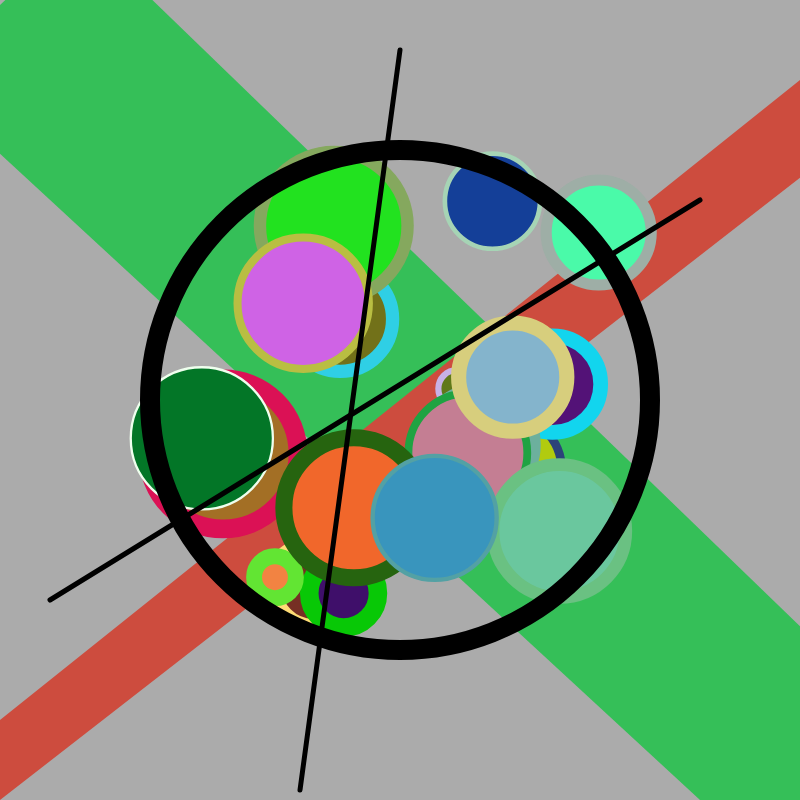
Frame 1 (no input)
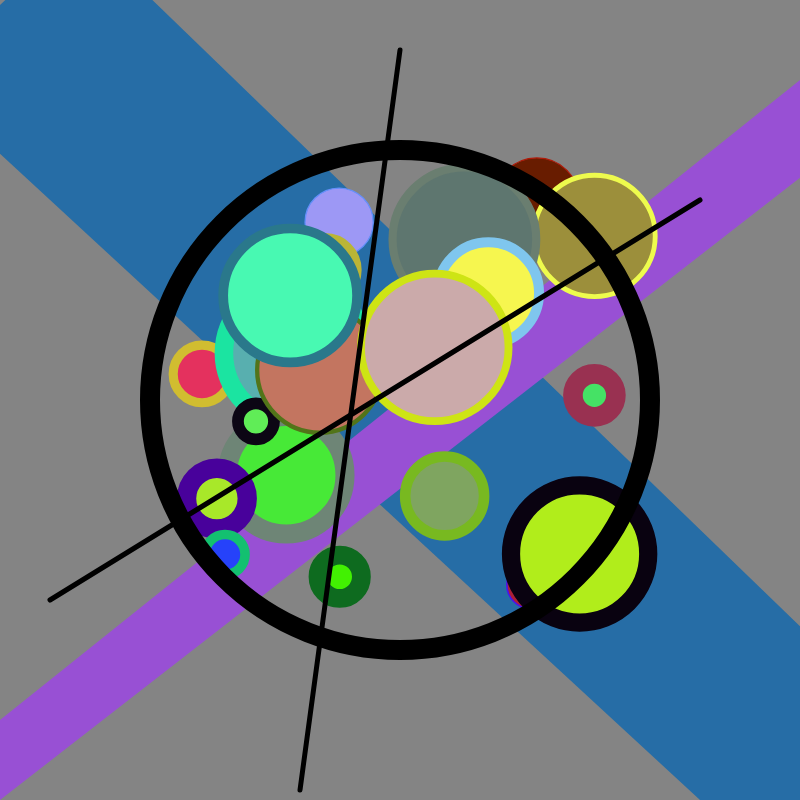
Frame 2 (the mouse pressed at the canvas centre, redrawn once)

The p5.js sketch that drew these frames (run headless with seeded random() and noise() and a simulated clock; the mouse was pressed at the canvas centre and the sketch redrawn once):

// p5.js sketch
// ── sketch.js
var numCircles=20;


function setup() {
  createCanvas(800, 800);
  noLoop()
}

function draw() {
  background(random(100,200));
  
  
  
  noStroke()
  fill(random(0,255),random(0,255),random(0,255))
  beginShape(QUADS)
  vertex(width*1/10,-70)
  vertex(width*2,height*14/8)
  vertex(width*7/8,height)
  vertex(-80,height*1/10)
  endShape()
  
  fill(random(0,255),random(0,255),random(0,255))
  beginShape(QUADS)
  vertex(900,0)
  vertex(900,100)
  vertex(0,height)
  vertex(-100,height)
  endShape()
  
  for (var i = 0; i<numCircles; i++)
    {
      stroke(random(0,255),random(0,255),random(0,255))
      fill(random(0,255),random(0,255),random(0,255))
      strokeWeight(random(0,20))
      circle(random(width/4,width*3/4), random(height * 1/4, height * 3/4), random(30,150))
    }
  noFill()
  strokeWeight(20)
  stroke(0)
  circle(width/2,height/2,500)
  
  strokeWeight(5)
  line(50,600,700,200)
  line(400,50,300,790)
}
